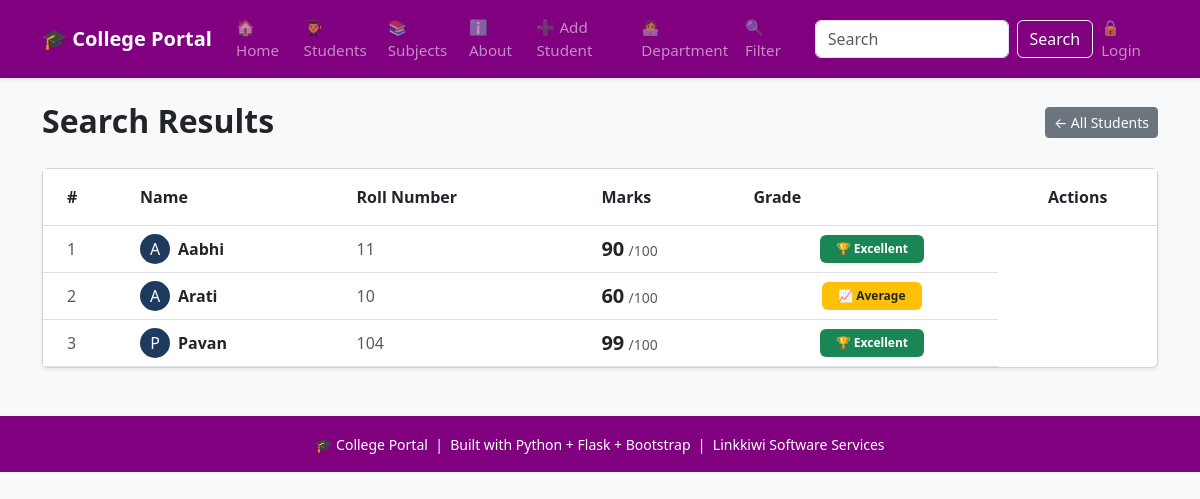
The page /search on the database as committed earlier.
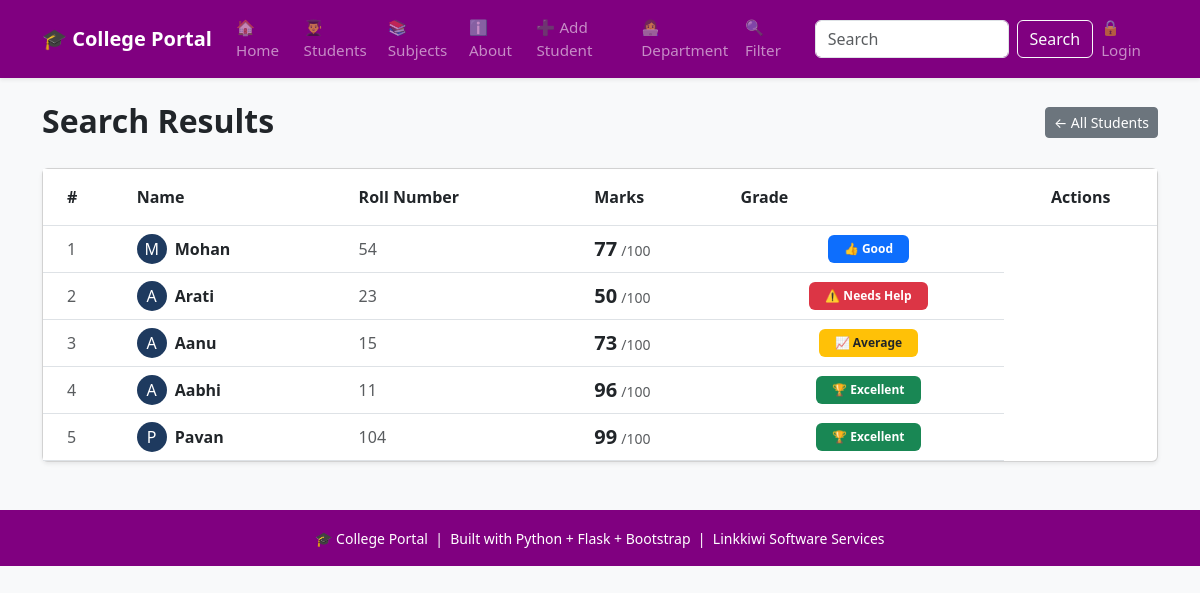
The same page on the database as committed later.
### tables this page shows
CREATE TABLE students
                    (id INTEGER PRIMARY KEY AUTOINCREMENT,
                     name TEXT NOT NULL,
                     roll INTEGER NOT NULL,
                     marks INTEGER NOT NULL,
                     subject TEXT NOT NULL,
                     attendance INTEGER DEFAULT 0);

### app.py (the view)
@app.route("/search")
def search():
    q = request.args.get('q','')
    conn = get_db()
    if q:
        students = conn.execute('''SELECT * FROM students
                                WHERE name LIKE ?
                                OR SUBJECT LIKE ?
                                OR roll LIKE ?''',
                                (f'%{q}%', f'%{q}%', f'%{q}%')).fetchall()
    else:
        students = conn.execute('SELECT * FROM students ORDER BY id DESC').fetchall()
    conn.close()
    return render_template("search.html", students=students, query=q)

### database.py (called while the page is built)
def get_db():
   conn = sqlite3.connect('myproject.db')
   conn.row_factory = sqlite3.Row  # To access columns by name
   return conn

### templates/search.html (shortened to what this page needs)
{% extends "base.html" %}
{% block content %}
<div class="d-flex justify-content-between align-items-center mb-4">
    <h2 class = "fw-bold mb-1">Search Results</h2>
    <a href = "{{url_for('students_page')}}" class = "btn btn-secondary btn-sm">
        ← All Students
        </a>
</div>
{% if students %}
<div class="card shadow-sm">
    <div class="card-body p-0">
        <div class="table-responsive">
            <table class="table table-hover mb-0">
                <thead style="background-color: #1e3a5f; color:white;">
                    <tr>
                        <th class="py-3 ps-4">#</th>
                        <th class="py-3">Name</th>
                        <th class="py-3">Roll Number</th>
                        <th class="py-3">Marks</th>
                        <th class="py-3">Grade</th>
                        <th class="py-3 text-center">Actions</th>
                    </tr>
                </thead>
                <tbody>
                    {% for student in students %}
                    <tr class="align-middle">
                        <td class="ps-4 text-muted">
                            {{ loop.index }}
                        </td>
                        <td>
                            <div class="d-flex align-items-center">
                                <div class="rounded-circle d-flex justify-content-center align-items-center me-2"
                                     style="width:30px; height:30px; background-color:#1e3a5f; color:white;">
                                    {{ student['name'][0] }}
                                </div>
                                <span class="fw-bold">{{ student['name'] }}</span>
                            </div>
                        </td>
                        <td class="text-muted">{{ student['roll'] }}</td>
                            <td>
                                <span class="fw-bold fs-5">{{ student['marks'] }}</span>
                                <span class="text-muted small">/100</span>
                            </td>
                            <td class="text-center">
                                {% if student['marks'] >= 90 %}
                                    <span class="badge bg-success px-3 py-2">
                                        🏆 Excellent
                                    </span>
                                {% elif student['marks'] >= 75 %}
                                    <span class="badge bg-primary px-3 py-2">
                                        👍 Good
                                    </span>
                                {% elif student['marks'] >= 60 %}
                                    <span class="badge bg-warning text-dark px-3 py-2">
                                        📈 Average
                                    </span>
                                {% else %}
                                    <span class="badge bg-danger px-3 py-2">
                                        ⚠️ Needs Help
                                    </span>
                                {% endif %}
                            </td>
                        </tr>
                        {% endfor %}
                </tbody>
            </table>
        </div>
    </div>
</div>
{% endif %}
{% endblock %}

Rows that differ between the two databases and show on the page:
removed students: name "A", name "Arati", roll "10", marks "60", shows "📈 Average"
added students: name "M", name "Mohan", roll "54", marks "77", shows "👍 Good"
added students: name "A", name "Arati", roll "23", marks "50", shows "⚠️ Needs Help"
added students: name "A", name "Aanu", roll "15", marks "73", shows "📈 Average"
changed students "Aabhi": marks "90" → "96"
